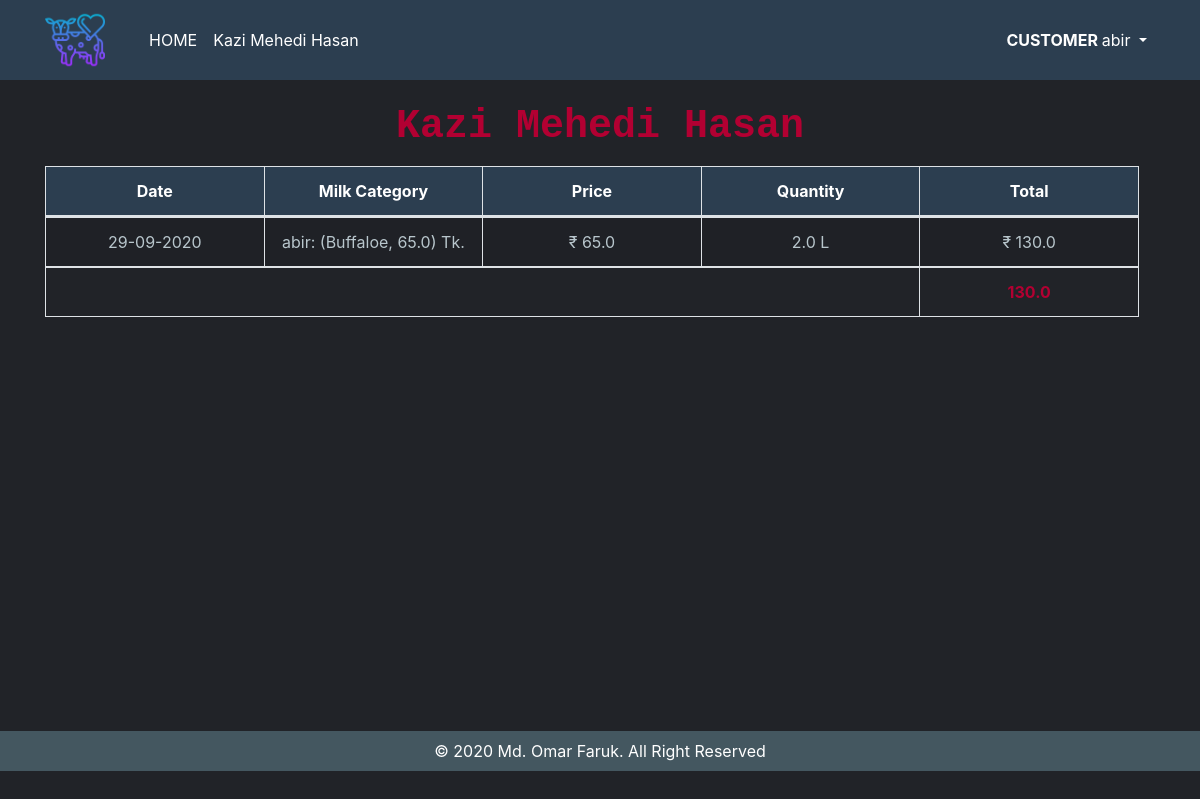
/Customer_page/ (signed in), run on an earlier commit of the app's database.
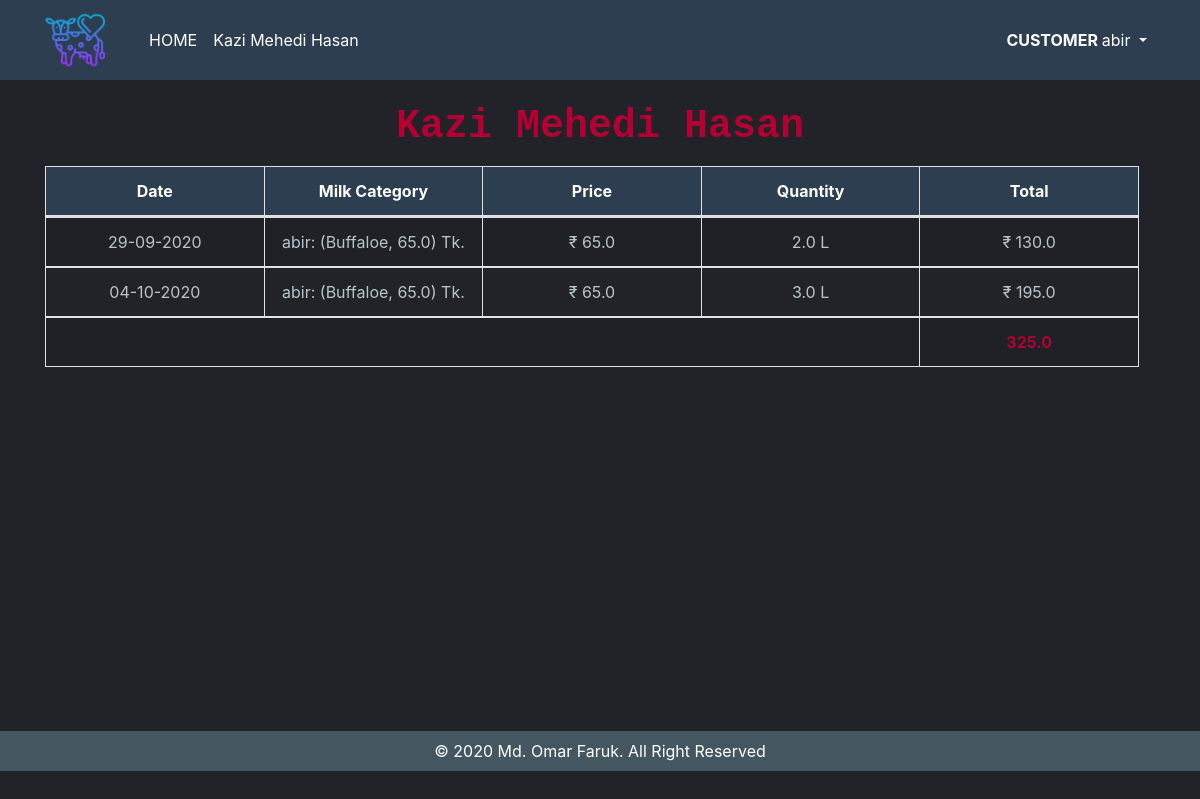
And on a later commit of the database.
### dairyapp/models.py (models this page shows, shortened)
class Customerledger(models.Model):
    related_milk_category = models.ForeignKey(CustomerMilkCategory, related_name="Customerledger", on_delete=models.CASCADE, null=True)
    related_customer = models.ForeignKey(User, related_name='Customerledger', on_delete=models.CASCADE, null=True)
    date = models.CharField(max_length=1000000,db_index=True)
    price = models.FloatField(max_length=1000000,db_index=True,default=0.0)
    quantity = models.FloatField(max_length=1000000,db_index=True,default=0.0)
    total = models.FloatField(max_length=1000000,db_index=True,default=0.0)

class CustomerMilkCategory(models.Model):
    CHOICES1 = (
        ('Cow','Cow'),
        ('Buffaloe','Buffalo'),#buffaloes
        ('Others','Others'),
    )
    animalname= models.CharField(max_length=200,choices=CHOICES1)
    milkprice = models.FloatField(max_length=200, db_index=True)
    related_customer = models.ForeignKey(User, related_name='CustomerMilkCategory', on_delete=models.CASCADE, null=True)
    def __str__(self):
        return f"{self.related_customer}: ({self.animalname}, {self.milkprice})  Tk."

### dairyapp/views.py (the view)
# urls.py: path('Customer_page/',views.Customer_page,name='Customer_page'),
def Customer_page(request):
    print("Username=",request.user)
    print("Userpk=",request.user.pk)
    customer = request.user
    customer_info = models.Customerledger.objects.filter(related_customer = customer)
    alltotal = 0.0
    for i in customer_info:
        alltotal = alltotal+float(i.total)
    print(alltotal)
    for data in customer_info:
        print("Customer Name: ",data.related_customer)
        print("joining Date: ",data.date)
        print("Quantity: ",data.price)
        print("Total: ",data.total)
    return render(request,'Customers/customer.html',{'customer_info':customer_info,'alltotal':alltotal})

### dairyapp/templatetags/custom_tags.py (called while the page is built)
@register.simple_tag(name="multiply")
def multiply(qty, unit_price, *args, **kwargs):
    return qty * unit_price

### templates/Customers/customer.html
{% extends 'base.html' %}
{% load crispy_forms_tags %}
{% load templatetags %}
{% block content %}
<h2 class="vendor_name_heading"><strong>{{ user.first_name }} {{ user.last_name }}</strong></h2>
<div class="table-responsive">
    <table class="table table-bordered table-striped ">
      <thead id="theadthid">
        <tr >
              <th scope="col">Date</th>
              <th scope="col">Milk Category</th>
              <th scope="col">Price</th>
              <th scope="col">Quantity</th>
              <th scope="col">Total</th>
          </tr>
      </thead>
      <tbody id="tbodydata">
        {% for info in customer_info %}
        <tr>
          <td>{{ info.date }}</td>
          <td>{{ info.related_milk_category }}</td>
          <td> ₹ {{ info.price }}</td>
          <td> {{ info.quantity }} L</td>
          <td>₹ {% multiply info.quantity info.price %} </td>
        </tr>
{% endfor %}
<tr>
<td colspan="4"></td>
<td id="totalid"><strong>{{ alltotal }}</strong></td>
</tr>
        </tbody>
    </table>
</div>
{% endblock %}

What changed in the data, as far as the page shows it:
added Customerledger: date "04-10-2020", related_milk_category "abir: (Buffaloe, 65.0) Tk.", price "65.0", quantity "3.0", quantity+price "195.0"
Also different on the page:
{{ alltotal }}: "130.0" → "325.0"
